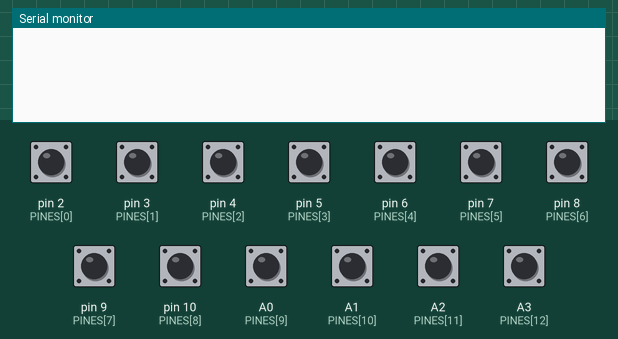
A sketch run on a simulated Arduino Uno, built with avr-gcc and run on an emulated ATmega328P. On the bench: the last lines printed to the serial monitor. The inputs (shaded band) are chosen by the test bench; at power-on: A0 (PINES[9]), A1 (PINES[10]), A2 (PINES[11]), A3 (PINES[12]), pin 2 (PINES[0]), pin 3 (PINES[1]), pin 4 (PINES[2]), pin 5 (PINES[3]), pin 6 (PINES[4]), pin 7 (PINES[5]), pin 8 (PINES[6]), pin 9 (PINES[7]), pin 10 (PINES[8]) HIGH.

Above: at 1.2 s.
1.3 s: pin 2 (PINES[0]) pulled LOW for 0.15 s
At 2.6 s:
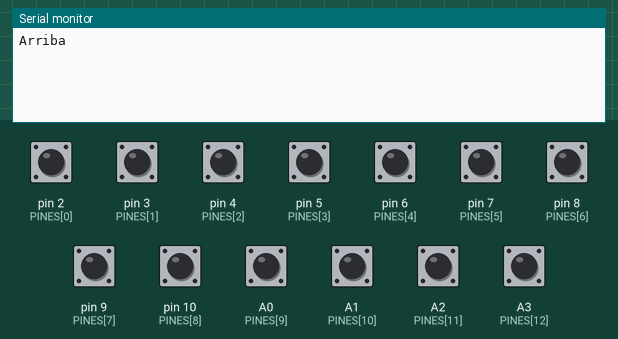
2.9 s: pin 3 (PINES[1]) pulled LOW for 0.15 s
At 3.5 s:
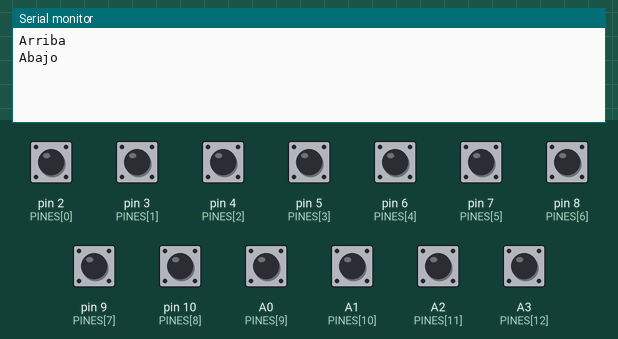
4.5 s: pin 4 (PINES[2]) pulled LOW for 0.15 s
At 5.7 s:
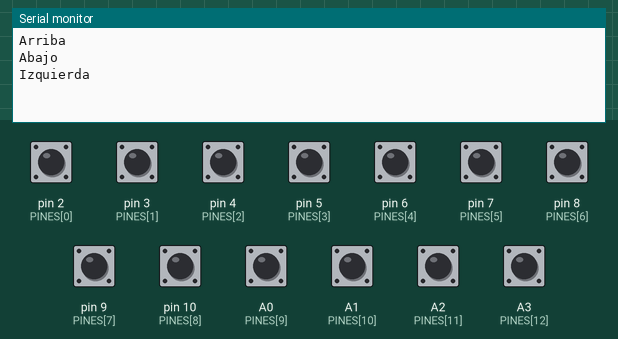
6.1 s: pin 5 (PINES[3]) pulled LOW for 0.15 s
At 6.6 s:
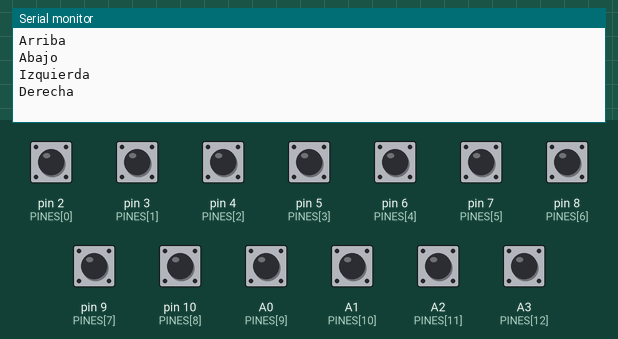
7.7 s: pin 6 (PINES[4]) pulled LOW for 0.15 s
At 8.4 s:
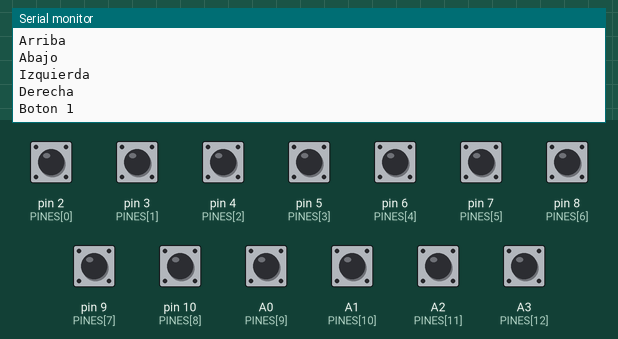
9.3 s: A1 (PINES[10]) pulled LOW for 0.15 s
At 10.8 s:
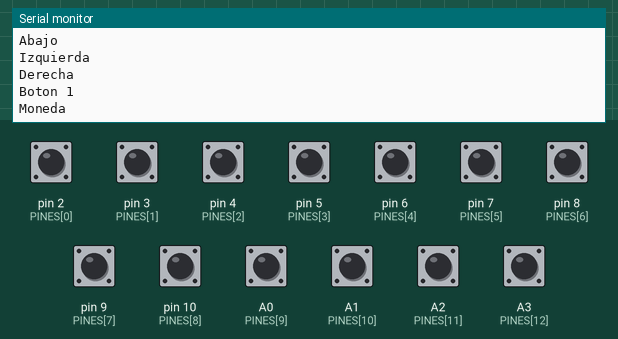

The sketch:

prueba_cableado.ino
```cpp
// Prueba de cableado: muestra en el Monitor Serie lo que se pulsa
const uint8_t PINES[] = {2, 3, 4, 5, 6, 7, 8, 9, 10, A0, A1, A2, A3};
const char* NOMBRES[] = {"Arriba", "Abajo", "Izquierda", "Derecha",
  "Boton 1", "Boton 2", "Boton 3", "Boton 4", "Boton 5", "Boton 6",
  "Moneda", "Start", "Menu"};
const uint8_t N = sizeof(PINES);

void setup() {
  Serial.begin(9600);
  for (uint8_t i = 0; i < N; i++) {
    pinMode(PINES[i], INPUT_PULLUP); // pulsado = LOW
  }
}

void loop() {
  for (uint8_t i = 0; i < N; i++) {
    if (digitalRead(PINES[i]) == LOW) {
      Serial.println(NOMBRES[i]);
    }
  }
  delay(150);
}
```

Measured:
- after the input at 1.3 s, the serial monitor: prints a new line after 0.05 s (image 1)
- after the input at 2.9 s, the serial monitor: prints a new line after 0.10 s (image 2)
- after the input at 4.5 s, the serial monitor: prints a new line at once (image 3)
- after the input at 6.1 s, the serial monitor: prints a new line after 0.05 s (image 4)
- after the input at 7.7 s, the serial monitor: prints a new line after 0.10 s (image 5)
- after the input at 9.3 s, the serial monitor: prints a new line at once (image 6)
